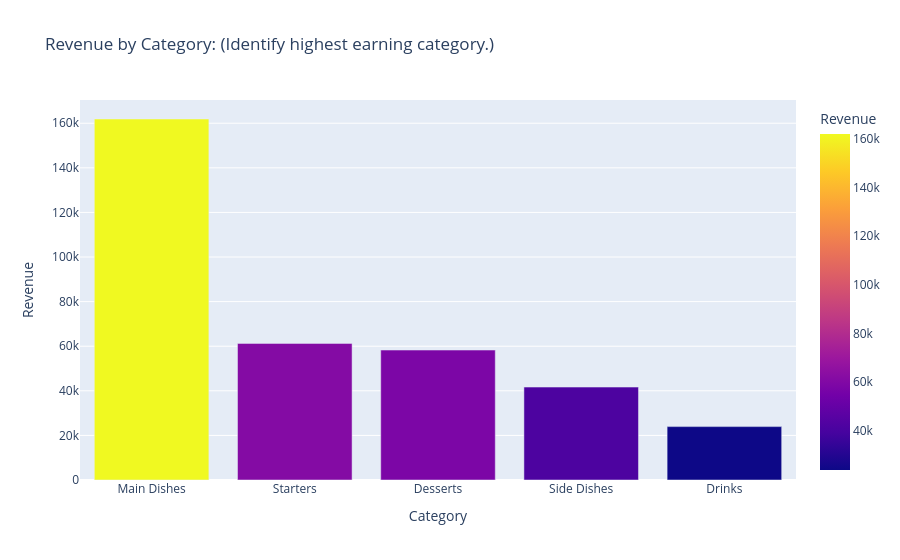

Notebook code cell kept with this figure:
### Markdown cell above
# VISUALISATION

### Code cell
fig = px.bar(
    revenue_by_category,
    x = 'Category',
    y = 'Revenue',
    color='Revenue',
    title = 'Revenue by Category: (Identify highest earning category.)'

)

fig.show()

### Figure 1 — Plotly figure (JSON) as saved in the notebook; plotly's stock layout.template omitted (floating-point values rounded to 4 significant figures)
{"data": [{"alignmentgroup": "True", "hovertemplate": "Category=%{x}<br>Revenue=%{marker.color}<extra></extra>", "legendgroup": "", "marker": {"color": [161903, 61274, 58278, 41674, 23940.0], "coloraxis": "coloraxis", "pattern": {"shape": ""}}, "name": "", "offsetgroup": "", "orientation": "v", "showlegend": false, "textposition": "auto", "type": "bar", "x": ["Main Dishes", "Starters", "Desserts", "Side Dishes", "Drinks"], "xaxis": "x", "y": [161903, 61274, 58278, 41674, 23940.0], "yaxis": "y"}], "layout": {"barmode": "relative", "coloraxis": {"colorbar": {"title": {"text": "Revenue"}}, "colorscale": [[0, "#0d0887"], [0.1111, "#46039f"], [0.2222, "#7201a8"], [0.3333, "#9c179e"], [0.4444, "#bd3786"], [0.5556, "#d8576b"], [0.6667, "#ed7953"], [0.7778, "#fb9f3a"], [0.8889, "#fdca26"], [1, "#f0f921"]]}, "legend": {"tracegroupgap": 0}, "title": {"text": "Revenue by Category: (Identify highest earning category.)"}, "xaxis": {"anchor": "y", "domain": [0, 1], "title": {"text": "Category"}}, "yaxis": {"anchor": "x", "domain": [0, 1], "title": {"text": "Revenue"}}}}
